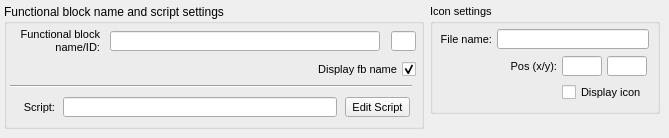
     <widget class="QWidget" name="tab_main">
      <property name="autoFillBackground">
       <bool>true</bool>
      </property>
      <attribute name="title">
       <string>Main settings</string>
      </attribute>
      <widget class="QGroupBox" name="groupBox_4">
       <property name="geometry">
        <rect>
         <x>430</x>
         <y>4</y>
         <width>230</width>
         <height>110</height>
        </rect>
       </property>
       <property name="font">
        <font>
         <family>Segoe UI</family>
         <pointsize>8</pointsize>
         <kerning>true</kerning>
        </font>
       </property>
       <property name="title">
        <string>Icon settings</string>
       </property>
       <widget class="QWidget" name="">
        <property name="geometry">
         <rect>
          <x>4</x>
          <y>20</y>
          <width>222</width>
          <height>85</height>
         </rect>
        </property>
        <layout class="QGridLayout" name="gridLayout_2">
         <property name="leftMargin">
          <number>2</number>
         </property>
         <property name="topMargin">
          <number>2</number>
         </property>
         <property name="rightMargin">
          <number>2</number>
         </property>
         <property name="bottomMargin">
          <number>2</number>
         </property>
         <property name="spacing">
          <number>4</number>
         </property>
         <item row="0" column="0">
          <widget class="QLabel" name="label_9">
           <property name="minimumSize">
            <size>
             <width>55</width>
             <height>20</height>
            </size>
           </property>
           <property name="maximumSize">
            <size>
             <width>55</width>
             <height>20</height>
            </size>
           </property>
           <property name="font">
            <font>
             <pointsize>8</pointsize>
            </font>
           </property>
           <property name="text">
            <string>File name:</string>
           </property>
           <property name="alignment">
            <set>Qt::AlignRight|Qt::AlignTrailing|Qt::AlignVCenter</set>
           </property>
          </widget>
         </item>
         <item row="1" column="1">
          <widget class="QLabel" name="label_10">
           <property name="minimumSize">
            <size>
             <width>50</width>
             <height>20</height>
            </size>
           </property>
           <property name="maximumSize">
            <size>
             <width>60</width>
             <height>20</height>
            </size>
           </property>
           <property name="font">
            <font>
             <pointsize>8</pointsize>
            </font>
           </property>
           <property name="text">
            <string>Pos (x/y):</string>
           </property>
           <property name="alignment">
            <set>Qt::AlignRight|Qt::AlignTrailing|Qt::AlignVCenter</set>
           </property>
          </widget>
         </item>
         <item row="1" column="2">
          <widget class="QLineEdit" name="functionalBlockIconX">
           <property name="sizePolicy">
            <sizepolicy hsizetype="Preferred" vsizetype="Fixed">
             <horstretch>0</horstretch>
             <verstretch>0</verstretch>
            </sizepolicy>
           </property>
           <property name="minimumSize">
            <size>
             <width>40</width>
             <height>20</height>
            </size>
           </property>
           <property name="maximumSize">
            <size>
             <width>40</width>
             <height>20</height>
            </size>
           </property>
           <property name="font">
            <font>
             <pointsize>8</pointsize>
            </font>
           </property>
           <property name="alignment">
            <set>Qt::AlignRight|Qt::AlignTrailing|Qt::AlignVCenter</set>
           </property>
          </widget>
         </item>
         <item row="1" column="3">
          <widget class="QLineEdit" name="functionalBlockIconY">
           <property name="sizePolicy">
            <sizepolicy hsizetype="Preferred" vsizetype="Fixed">
             <horstretch>0</horstretch>
             <verstretch>0</verstretch>
            </sizepolicy>
           </property>
           <property name="minimumSize">
            <size>
             <width>38</width>
             <height>20</height>
            </size>
           </property>
           <property name="maximumSize">
            <size>
             <width>40</width>
             <height>20</height>
            </size>
           </property>
           <property name="font">
            <font>
             <pointsize>8</pointsize>
            </font>
           </property>
           <property name="alignment">
            <set>Qt::AlignRight|Qt::AlignTrailing|Qt::AlignVCenter</set>
           </property>
          </widget>
         </item>
         <item row="2" column="2" colspan="2">
          <widget class="QCheckBox" name="checkBoxIcon">
           <property name="minimumSize">
            <size>
             <width>0</width>
             <height>0</height>
            </size>
           </property>
           <property name="maximumSize">
            <size>
             <width>16777214</width>
             <height>16777215</height>
            </size>
           </property>
           <property name="font">
            <font>
             <pointsize>8</pointsize>
            </font>
           </property>
           <property name="text">
            <string>Display icon</string>
           </property>
           <property name="checked">
            <bool>false</bool>
           </property>
          </widget>
         </item>
         <item row="0" column="1" colspan="3">
          <widget class="QLineEdit" name="functionalBlockIcon">
           <property name="sizePolicy">
            <sizepolicy hsizetype="Preferred" vsizetype="Fixed">
             <horstretch>0</horstretch>
             <verstretch>0</verstretch>
            </sizepolicy>
           </property>
           <property name="minimumSize">
            <size>
             <width>150</width>
             <height>20</height>
            </size>
           </property>
           <property name="maximumSize">
            <size>
             <width>152</width>
             <height>20</height>
            </size>
           </property>
          </widget>
         </item>
        </layout>
       </widget>
      </widget>
      <widget class="QGroupBox" name="groupBox_7">
       <property name="geometry">
        <rect>
         <x>4</x>
         <y>4</y>
         <width>420</width>
         <height>125</height>
        </rect>
       </property>
       <property name="title">
        <string>Functional block name and script settings</string>
       </property>
       <widget class="Line" name="line">
        <property name="geometry">
         <rect>
          <x>6</x>
          <y>74</y>
          <width>402</width>
          <height>16</height>
         </rect>
        </property>
        <property name="orientation">
         <enum>Qt::Horizontal</enum>
        </property>
       </widget>
       <widget class="QWidget" name="layoutWidget">
        <property name="geometry">
         <rect>
          <x>4</x>
          <y>20</y>
          <width>410</width>
          <height>57</height>
         </rect>
        </property>
        <layout class="QGridLayout" name="gridLayout">
         <property name="leftMargin">
          <number>2</number>
         </property>
         <property name="topMargin">
          <number>2</number>
         </property>
         <property name="rightMargin">
          <number>2</number>
         </property>
         <property name="bottomMargin">
          <number>2</number>
         </property>
         <property name="spacing">
          <number>4</number>
         </property>
         <item row="0" column="1" alignment="Qt::AlignHCenter|Qt::AlignVCenter">
          <widget class="QLineEdit" name="functionalBlockName">
           <property name="sizePolicy">
            <sizepolicy hsizetype="Minimum" vsizetype="Fixed">
             <horstretch>0</horstretch>
             <verstretch>0</verstretch>
            </sizepolicy>
           </property>
           <property name="minimumSize">
            <size>
             <width>270</width>
             <height>20</height>
            </size>
           </property>
           <property name="maximumSize">
            <size>
             <width>270</width>
             <height>20</height>
            </size>
           </property>
          </widget>
         </item>
         <item row="0" column="2">
          <widget class="QLineEdit" name="functionalBlockID">
           <property name="sizePolicy">
            <sizepolicy hsizetype="Preferred" vsizetype="Fixed">
             <horstretch>0</horstretch>
             <verstretch>0</verstretch>
            </sizepolicy>
           </property>
           <property name="minimumSize">
            <size>
             <width>23</width>
             <height>20</height>
            </size>
           </property>
           <property name="maximumSize">
            <size>
             <width>25</width>
             <height>20</height>
            </size>
           </property>
           <property name="layoutDirection">
            <enum>Qt::LeftToRight</enum>
           </property>
           <property name="readOnly">
            <bool>true</bool>
           </property>
          </widget>
         </item>
         <item row="0" column="0" alignment="Qt::AlignVCenter">
          <widget class="QLabel" name="label_2">
           <property name="sizePolicy">
            <sizepolicy hsizetype="Preferred" vsizetype="Preferred">
             <horstretch>0</horstretch>
             <verstretch>0</verstretch>
            </sizepolicy>
           </property>
           <property name="minimumSize">
            <size>
             <width>90</width>
             <height>30</height>
            </size>
           </property>
           <property name="maximumSize">
            <size>
             <width>90</width>
             <height>30</height>
            </size>
           </property>
           <property name="font">
            <font>
             <family>Segoe UI</family>
             <pointsize>8</pointsize>
            </font>
           </property>
           <property name="text">
            <string>Functional block name/ID:</string>
           </property>
           <property name="alignment">
            <set>Qt::AlignRight|Qt::AlignTrailing|Qt::AlignVCenter</set>
           </property>
           <property name="wordWrap">
            <bool>true</bool>
           </property>
          </widget>
         </item>
         <item row="1" column="1" colspan="2">
          <widget class="QCheckBox" name="checkBoxName">
           <property name="sizePolicy">
            <sizepolicy hsizetype="Preferred" vsizetype="Preferred">
             <horstretch>0</horstretch>
             <verstretch>0</verstretch>
            </sizepolicy>
           </property>
           <property name="font">
            <font>
             <family>Segoe UI</family>
             <pointsize>8</pointsize>
            </font>
           </property>
           <property name="layoutDirection">
            <enum>Qt::RightToLeft</enum>
           </property>
           <property name="text">
            <string>Display fb name</string>
           </property>
           <property name="checked">
            <bool>true</bool>
           </property>
          </widget>
         </item>
        </layout>
       </widget>
       <widget class="QWidget" name="layoutWidget">
        <property name="geometry">
         <rect>
          <x>5</x>
          <y>86</y>
          <width>409</width>
          <height>34</height>
         </rect>
        </property>
        <layout class="QHBoxLayout" name="horizontalLayout" stretch="0,0,0">
         <property name="spacing">
          <number>4</number>
         </property>
         <property name="leftMargin">
          <number>2</number>
         </property>
         <property name="topMargin">
          <number>2</number>
         </property>
         <property name="rightMargin">
          <number>2</number>
         </property>
         <property name="bottomMargin">
          <number>2</number>
         </property>
         <item alignment="Qt::AlignVCenter">
          <widget class="QLabel" name="label_7">
           <property name="minimumSize">
            <size>
             <width>40</width>
             <height>30</height>
            </size>
           </property>
           <property name="maximumSize">
            <size>
             <width>40</width>
             <height>30</height>
            </size>
           </property>
           <property name="font">
            <font>
             <family>Segoe UI</family>
             <pointsize>8</pointsize>
            </font>
           </property>
           <property name="text">
            <string>Script:</string>
           </property>
           <property name="alignment">
            <set>Qt::AlignRight|Qt::AlignTrailing|Qt::AlignVCenter</set>
           </property>
           <property name="wordWrap">
            <bool>true</bool>
           </property>
          </widget>
         </item>
         <item>
          <widget class="QLineEdit" name="functionalBlockScript">
           <property name="sizePolicy">
            <sizepolicy hsizetype="Preferred" vsizetype="Fixed">
             <horstretch>0</horstretch>
             <verstretch>0</verstretch>
            </sizepolicy>
           </property>
           <property name="minimumSize">
            <size>
             <width>150</width>
             <height>20</height>
            </size>
           </property>
           <property name="maximumSize">
            <size>
             <width>274</width>
             <height>20</height>
            </size>
           </property>
          </widget>
         </item>
         <item>
          <widget class="QPushButton" name="editScriptButton">
           <property name="minimumSize">
            <size>
             <width>65</width>
             <height>20</height>
            </size>
           </property>
           <property name="maximumSize">
            <size>
             <width>65</width>
             <height>20</height>
            </size>
           </property>
           <property name="font">
            <font>
             <pointsize>8</pointsize>
            </font>
           </property>
           <property name="text">
            <string>Edit Script</string>
           </property>
          </widget>
         </item>
        </layout>
       </widget>
      </widget>
     </widget>
